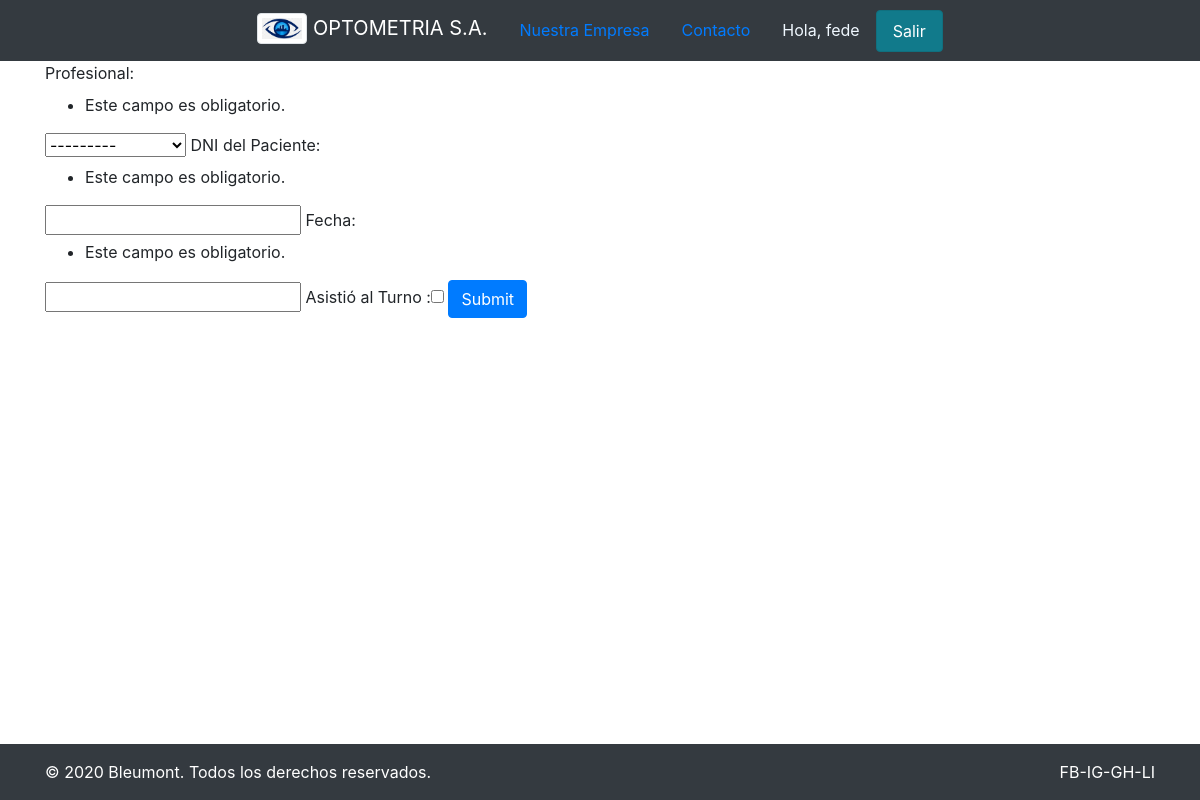
The app's page /secretaria/ (signed in), older data.
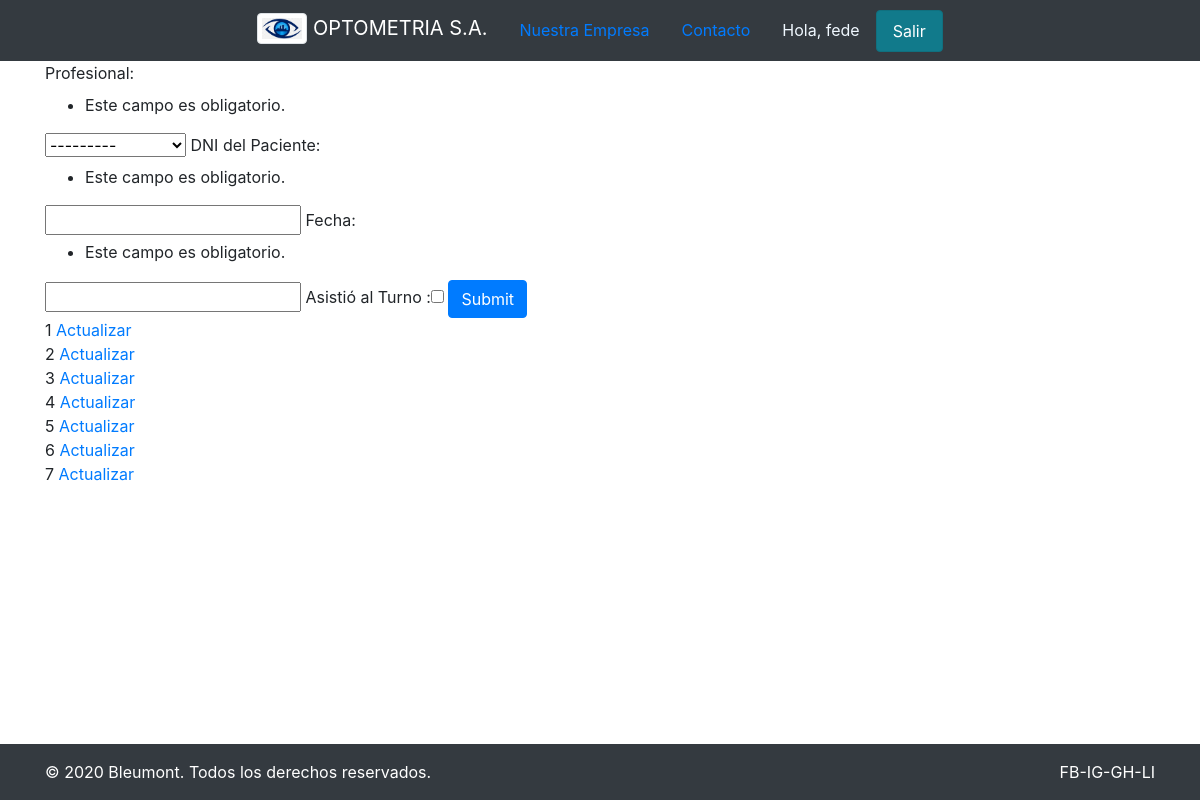
The same page, newer data.
### users/models.py (models this page shows)
class Pedidos(models.Model):
    TIPO_DE_PAGO = (
        ('Tarjeta de credito', 'Tarjeta de credito'),
        ('Tarjeta de debito', 'Tarjeta de debito'),
        ('Billetera virtual', 'Billetera virtual'),
        ('Efectivo', 'Efectivo')
    )
    ESTADO = models.TextChoices('ESTADO', 'Pendiente Pedido Taller Finalizado')
    producto = models.ForeignKey(Productos, verbose_name='ID del Producto', on_delete=models.SET_DEFAULT, default='No disponible')
    cantidad = models.IntegerField()
    fecha_de_compra = models.DateTimeField(default=timezone.now)
    tipo_pago = models.CharField(max_length=18, choices=TIPO_DE_PAGO)
    subtotal = models.FloatField()
    estado_pedido = models.CharField(max_length=10, choices=ESTADO.choices)
    comprador = models.ForeignKey(Pacientes, verbose_name=('DNI Paciente Comprador'), on_delete=models.SET_DEFAULT, default='Cliente')
    vendedor = models.ForeignKey(User, on_delete=models.SET_DEFAULT, default='Vendedor')

### users/decorators.py (the view)
        def wrapper_func(request, *args, **kwargs):
            group = None
            if request.user.groups.exists():
                group = request.user.groups.all()[0].name
                print(group)
            if group in allowed_roles:
                return view_func(request, *args, **kwargs)
            else:
                return redirect('403')
            print(group)

### users/forms.py
class TurnoForm(forms.ModelForm):
    class Meta:
        model = Turnos
        fields = '__all__'

### users/models.py (called while the page is built)
    def __str__(self):
        return self.nombre

### users/views.py (called while the page is built)
@login_required(login_url='login')
@allowed_users(allowed_roles=['Secretaria','admin','Gerencia'])
def secretaria(request):
    turnos = Pedidos.objects.all()
    form = TurnoForm(request.POST)
    context = {'turnos': turnos, 'form': form}
    if request.method == 'POST':
        form = TurnoForm(request.POST)
        if form.is_valid():
            form.save()
            return redirect('secretaria')
    return render(request, 'users/secretaria.html', context)

### users/templates/users/secretaria.html (shortened to what this page needs)
{% extends 'users/index.html' %} {% block content %}
<form method="POST">
  {% csrf_token %} {{ form }}
  <input type="submit" class="btn btn-primary"></input>
</form>
{% for turno in turnos %}
<div>
  <tr class="table">
    <td>{{ turno.id }}</td>
    <a href="{% url 'update_turno' turno.id %}">Actualizar</a>
  </tr>
  <br />
</div>
{% endfor %}{% endblock content %}

Row changes from the older to the newer data that the page shows:
added Pedidos: id "1"
added Pedidos: id "2"
added Pedidos: id "3"
added Pedidos: id "4"
added Pedidos: id "5"
added Pedidos: id "6"
added Pedidos: id "7"
